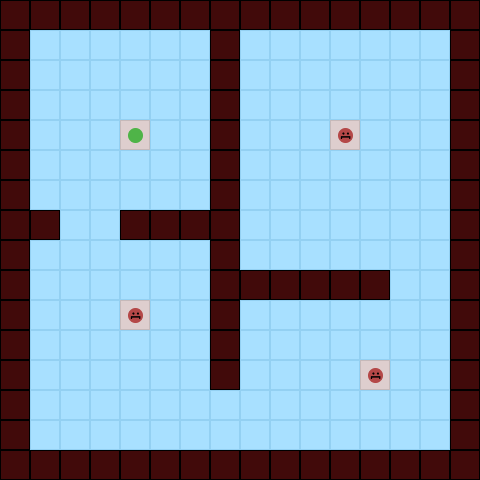

Below is a game level as drawn by its tile map, then a one-line description and the .tmx file that defines it, in full:
An orthogonal 16x16 tile map with 30x30 px tiles, 1 tile layer (Tile Layer 8), 7 hidden layers not drawn.

<map version="1.2" tiledversion="1.3.1" orientation="orthogonal" renderorder="right-down" compressionlevel="0" width="16" height="16" tilewidth="30" tileheight="30" infinite="0" nextlayerid="10" nextobjectid="1">
 <editorsettings>
  <export target="level1.json" format="json" />
 </editorsettings>
 <tileset firstgid="1" name="tileeditor" tilewidth="30" tileheight="30" tilecount="12" columns="12">
  <image source="../server/public/images/gameAssets/tileeditor.png" width="360" height="30" />
 </tileset>
 <layer id="1" name="Level 1" width="16" height="16" visible="0">
  <data encoding="csv">
1,1,1,4,4,4,4,4,4,4,4,4,4,1,1,1,
1,1,1,4,2,2,2,2,2,2,2,2,4,1,1,1,
1,1,1,4,2,2,2,2,2,6,2,2,4,1,1,1,
1,1,1,4,2,2,2,2,2,2,2,2,4,1,1,1,
1,1,1,4,2,2,2,2,2,2,2,2,4,1,1,1,
1,1,1,4,2,2,2,2,2,2,2,2,4,1,1,1,
1,1,1,4,2,2,2,2,2,2,2,2,4,1,1,1,
1,1,1,4,2,2,2,2,2,2,2,2,4,1,1,1,
1,1,1,4,2,2,2,2,2,2,2,2,4,1,1,1,
1,1,1,4,2,2,2,2,2,2,2,2,4,1,1,1,
1,1,1,4,2,2,2,2,2,2,2,2,4,1,1,1,
1,1,1,4,2,2,2,2,2,2,2,2,4,1,1,1,
1,1,1,4,2,2,2,2,2,2,2,2,4,1,1,1,
1,1,1,4,2,2,5,2,2,2,2,2,4,1,1,1,
1,1,1,4,2,2,2,2,2,2,2,2,4,1,1,1,
1,1,1,4,4,4,4,4,4,4,4,4,4,1,1,1
</data>
 </layer>
 <layer id="3" name="Level 2" width="16" height="16" visible="0">
  <data encoding="csv">
4,4,4,4,4,4,4,4,4,4,4,4,4,4,4,4,
4,2,2,2,2,2,2,2,2,2,2,2,2,2,2,4,
4,2,2,2,2,2,2,2,2,2,2,2,2,2,2,4,
4,2,2,2,2,2,2,2,2,2,2,2,2,2,2,4,
4,2,2,2,4,2,2,2,2,2,2,2,2,2,2,4,
4,2,5,2,4,2,2,2,2,2,2,2,2,2,2,4,
4,2,2,2,4,2,2,2,2,2,2,2,2,2,2,4,
4,4,4,4,4,2,2,2,6,2,2,2,2,2,2,4,
1,1,1,1,4,2,2,2,2,2,2,2,2,2,2,4,
1,1,1,1,4,2,2,2,2,2,2,2,2,2,2,4,
1,1,1,1,4,2,2,2,2,2,2,2,2,2,2,4,
1,1,1,1,4,2,2,2,2,2,2,6,2,2,2,4,
1,1,1,1,4,2,2,2,2,2,2,2,2,2,2,4,
1,1,1,1,4,2,2,2,2,2,2,2,2,2,2,4,
1,1,1,1,4,2,2,2,2,2,2,2,2,2,2,4,
1,1,1,1,4,4,4,4,4,4,4,4,4,4,4,4
</data>
 </layer>
 <layer id="4" name="Level 3" width="16" height="16" visible="0">
  <data encoding="csv">
4,4,4,4,4,4,4,4,4,4,4,4,4,4,4,4,
4,2,2,2,2,2,2,2,2,2,2,2,2,2,2,4,
4,2,2,2,2,2,2,2,2,2,2,2,2,2,2,4,
4,2,2,2,2,2,2,2,2,2,2,2,9,2,2,4,
4,2,2,2,2,2,2,2,2,2,2,2,2,2,2,4,
4,2,2,2,2,2,2,2,2,2,2,2,2,2,2,4,
4,2,2,2,2,2,4,4,4,4,2,2,2,2,2,4,
4,2,2,2,2,2,4,1,1,4,2,2,2,2,2,4,
4,2,2,2,2,2,4,1,1,4,2,2,2,2,2,4,
4,2,2,2,2,2,4,4,4,4,2,2,2,2,2,4,
4,2,2,2,2,2,2,2,2,2,2,2,2,2,2,4,
4,2,2,2,2,2,2,2,2,2,2,2,2,2,2,4,
4,2,2,5,2,2,2,2,2,2,2,2,2,2,2,4,
4,2,2,2,2,2,2,2,2,2,2,2,2,2,2,4,
4,2,2,2,2,2,2,2,2,2,2,2,2,2,2,4,
4,4,4,4,4,4,4,4,4,4,4,4,4,4,4,4
</data>
 </layer>
 <layer id="5" name="Tile Layer 4" width="16" height="16" visible="0">
  <data encoding="csv">
4,4,4,4,4,4,4,4,4,4,4,4,4,4,4,4,
4,2,2,2,2,2,2,2,2,2,2,2,2,2,2,4,
4,2,2,2,2,2,2,2,2,2,2,2,2,2,2,4,
4,2,2,2,2,2,2,2,2,2,2,2,2,2,2,4,
4,2,2,2,2,9,2,2,2,2,2,6,2,2,2,4,
4,2,2,2,2,2,2,2,2,2,2,2,2,2,2,4,
4,2,2,2,2,2,2,2,2,2,2,2,2,2,2,4,
4,2,2,2,2,2,2,2,6,2,2,2,2,2,2,4,
4,2,2,2,2,2,2,2,2,2,2,2,2,2,2,4,
4,2,2,2,2,2,2,2,2,2,2,2,2,2,2,4,
4,2,2,2,2,2,2,2,2,2,2,10,2,2,2,4,
4,2,2,2,4,2,2,2,2,2,2,2,2,2,2,4,
4,2,2,2,2,2,2,2,2,2,2,2,2,2,2,4,
4,2,5,2,2,2,2,2,2,2,2,2,2,2,2,4,
4,2,2,2,2,2,2,2,2,2,2,2,2,2,2,4,
4,4,4,4,4,4,4,4,4,4,4,4,4,4,4,4
</data>
 </layer>
 <layer id="6" name="Tile Layer 5" width="16" height="16" visible="0">
  <data encoding="csv">
4,4,4,4,4,4,4,4,4,4,4,4,4,4,4,4,
4,8,2,2,2,2,2,2,2,2,2,2,2,2,2,4,
4,2,2,2,2,2,9,2,2,2,2,2,2,2,2,4,
4,2,2,2,2,2,2,2,2,4,2,2,2,2,2,4,
4,2,2,2,2,2,2,2,2,4,2,5,2,2,2,4,
4,2,2,2,2,2,2,2,2,4,2,2,2,2,2,4,
4,2,2,6,2,2,2,2,2,4,4,4,4,2,2,4,
4,2,2,2,2,2,2,2,2,2,2,2,2,2,2,4,
4,2,2,2,2,2,2,2,2,2,2,2,2,2,2,4,
4,4,4,4,4,4,4,2,2,2,2,2,2,10,2,4,
1,1,1,1,1,1,4,2,2,2,2,2,2,2,2,4,
1,1,1,1,1,1,4,2,2,2,2,2,2,2,2,4,
1,1,1,1,1,1,4,2,2,6,2,2,2,2,2,4,
1,1,1,1,1,1,4,2,2,2,2,2,2,2,2,4,
1,1,1,1,1,1,4,2,2,2,2,2,2,2,7,4,
1,1,1,1,1,1,4,4,4,4,4,4,4,4,4,4
</data>
 </layer>
 <layer id="7" name="Tile Layer 6" width="16" height="16" visible="0">
  <data encoding="csv">
4,4,4,4,4,4,4,4,4,4,4,4,4,4,4,4,
4,2,2,2,2,2,2,2,2,4,2,2,2,2,2,4,
4,2,2,2,2,2,2,2,2,4,2,2,2,2,2,4,
4,2,2,2,2,2,2,2,2,4,2,2,6,2,2,4,
4,2,2,2,4,4,4,2,2,4,2,2,2,2,2,4,
4,2,2,2,4,2,2,2,2,4,2,2,6,2,2,4,
4,2,2,2,4,2,8,2,2,4,2,2,2,2,2,4,
4,2,2,2,4,2,2,2,2,4,2,2,2,2,2,4,
4,2,2,2,4,4,4,2,2,4,4,4,2,2,2,4,
4,2,2,2,2,2,4,2,2,2,2,4,2,2,2,4,
4,2,2,2,2,2,4,2,2,10,2,4,2,2,2,4,
4,2,2,2,2,2,4,2,2,2,2,4,2,2,2,4,
4,2,2,5,2,2,4,2,2,4,4,4,2,2,2,4,
4,2,2,2,2,2,4,2,2,2,2,2,2,2,2,4,
4,2,2,2,2,2,4,2,2,2,2,2,2,2,2,4,
4,4,4,4,4,4,4,4,4,4,4,4,4,4,4,4
</data>
 </layer>
 <layer id="8" name="Tile Layer 7" width="16" height="16" visible="0">
  <data encoding="csv">
4,4,4,4,4,4,4,4,4,4,4,1,1,1,1,1,
4,2,2,2,2,2,2,2,2,2,4,4,1,1,1,1,
4,2,2,2,2,2,2,2,2,2,2,4,4,1,1,1,
4,2,2,2,2,2,2,2,2,2,2,2,4,4,1,1,
4,2,2,2,5,2,4,2,2,2,2,2,2,4,4,1,
4,2,2,2,2,2,4,2,2,2,2,2,2,2,4,4,
4,2,2,2,4,4,4,2,2,2,2,2,2,2,2,4,
4,2,2,2,2,2,2,2,2,2,2,2,2,2,2,4,
4,2,2,2,2,2,2,2,2,2,2,2,2,2,2,4,
4,2,2,2,2,2,2,2,2,2,2,2,2,2,2,4,
4,4,2,2,2,2,2,2,2,2,11,2,2,2,2,4,
1,4,4,2,2,2,2,2,2,2,2,2,2,2,2,4,
1,1,4,4,2,2,2,2,2,2,2,2,2,2,2,4,
1,1,1,4,4,2,2,2,2,2,2,2,2,2,2,4,
1,1,1,1,4,4,2,2,2,2,2,2,2,2,2,4,
1,1,1,1,1,4,4,4,4,4,4,4,4,4,4,4
</data>
 </layer>
 <layer id="9" name="Tile Layer 8" width="16" height="16">
  <data encoding="csv">
4,4,4,4,4,4,4,4,4,4,4,4,4,4,4,4,
4,1,1,1,1,1,1,4,1,1,1,1,1,1,1,4,
4,1,1,1,1,1,1,4,1,1,1,1,1,1,1,4,
4,1,1,1,1,1,1,4,1,1,1,1,1,1,1,4,
4,1,1,1,5,1,1,4,1,1,1,11,1,1,1,4,
4,1,1,1,1,1,1,4,1,1,1,1,1,1,1,4,
4,1,1,1,1,1,1,4,1,1,1,1,1,1,1,4,
4,4,1,1,4,4,4,4,1,1,1,1,1,1,1,4,
4,1,1,1,1,1,1,4,1,1,1,1,1,1,1,4,
4,1,1,1,1,1,1,4,4,4,4,4,4,1,1,4,
4,1,1,1,11,1,1,4,1,1,1,1,1,1,1,4,
4,1,1,1,1,1,1,4,1,1,1,1,1,1,1,4,
4,1,1,1,1,1,1,4,1,1,1,1,11,1,1,4,
4,1,1,1,1,1,1,1,1,1,1,1,1,1,1,4,
4,1,1,1,1,1,1,1,1,1,1,1,1,1,1,4,
4,4,4,4,4,4,4,4,4,4,4,4,4,4,4,4
</data>
 </layer>
</map>